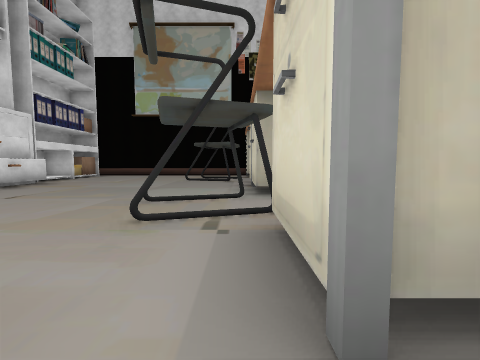
View 1 (above)

20 first-person views from a walk through a Unity game level. The camera is 1.2 m above the floor, tilts 4° down and sees 90° across. The floor is counted in squares, 2 m on a side. Each view is taken from the middle of a square. On the plan, view 1 faces up. The plan holds only what a view shows up to about 9 squares ahead; the rest is blank. The player is left out. Door leaves are left out, so doorways stand open. Some surface patterns are stand-ins.

View 2
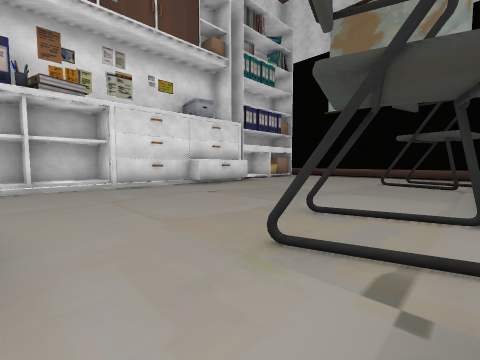

View 3
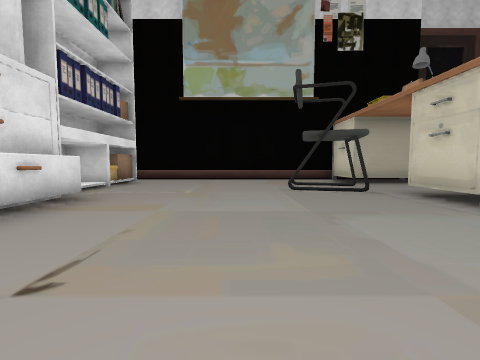

View 4
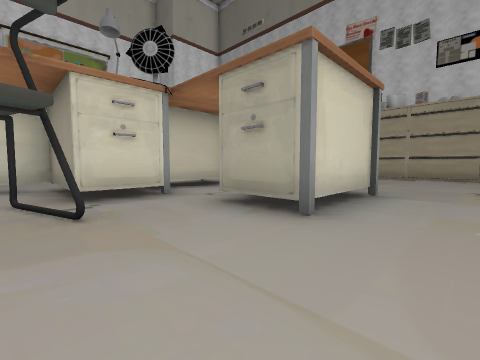

View 5
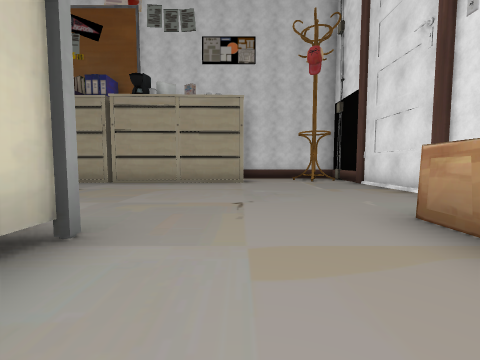

View 6
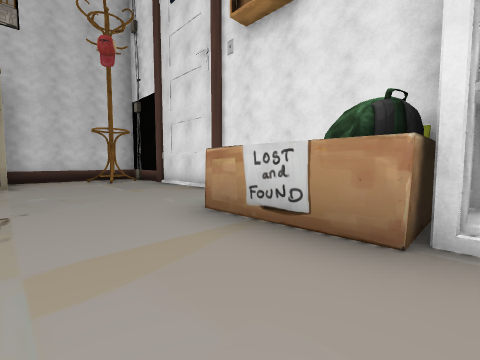

View 7
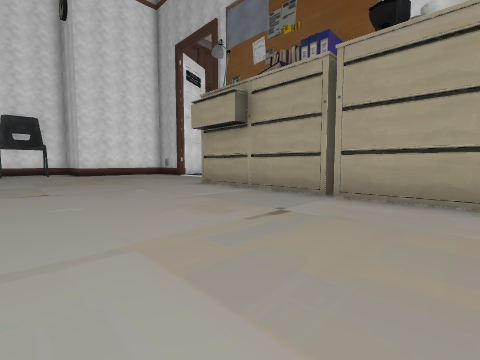

View 8
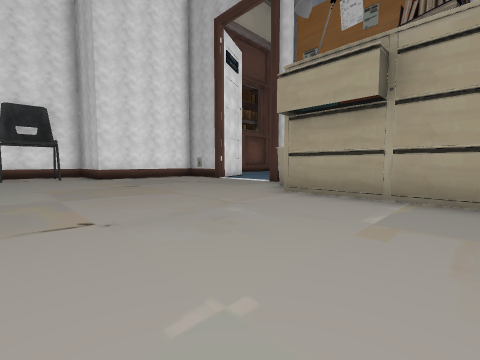

View 9
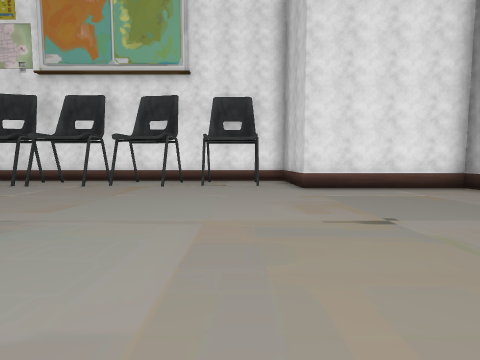

View 10
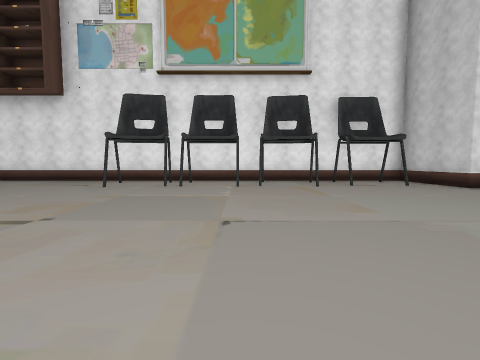

View 11
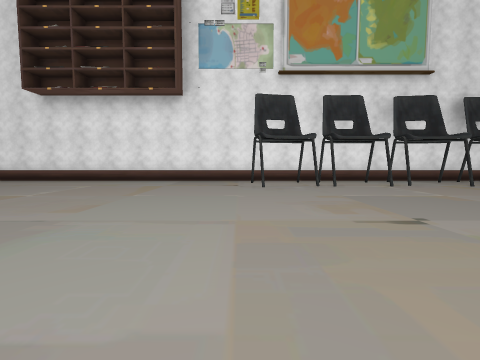

View 12
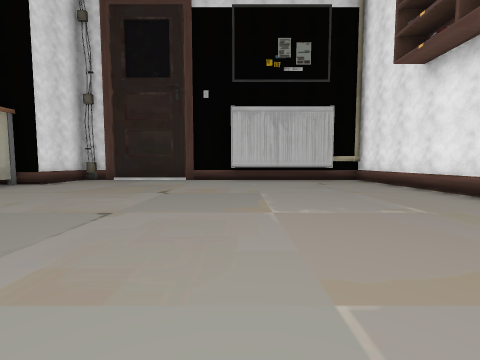

View 13
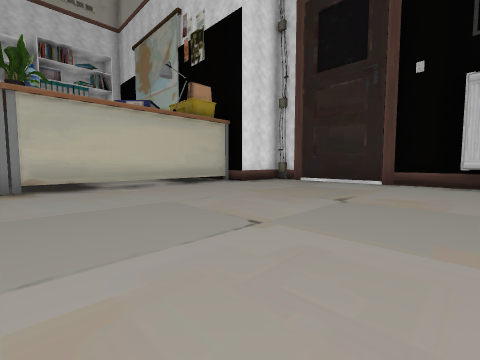

View 14
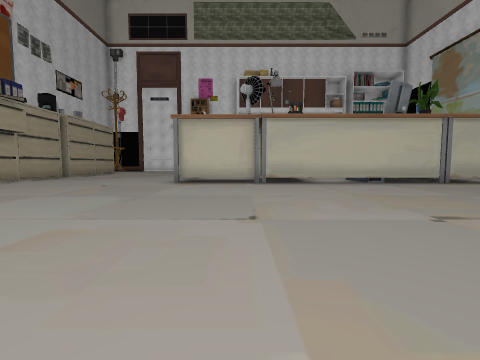

View 15
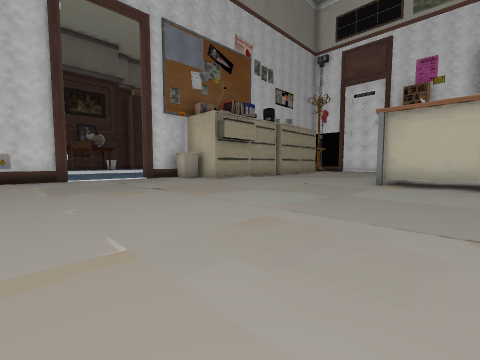

View 16
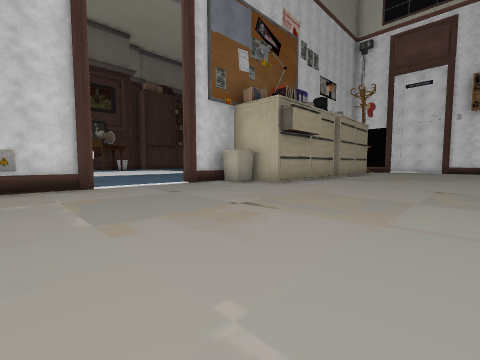

View 17
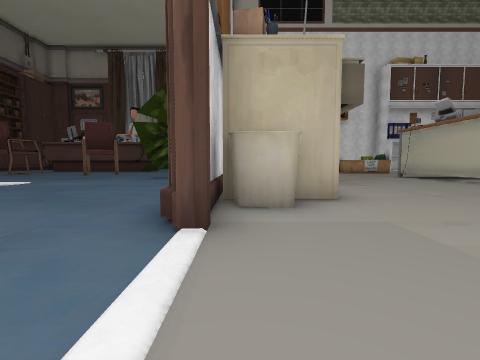

View 18
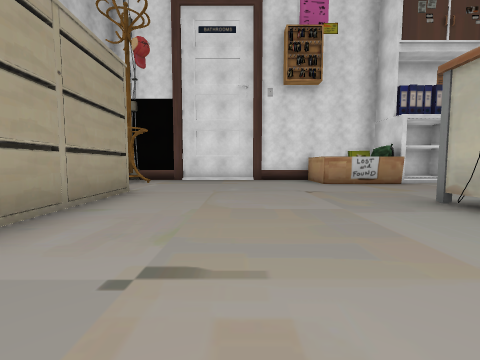

View 19
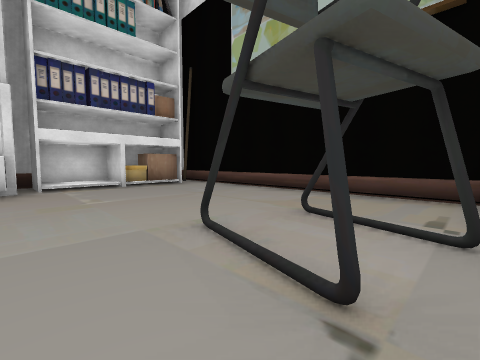

View 20
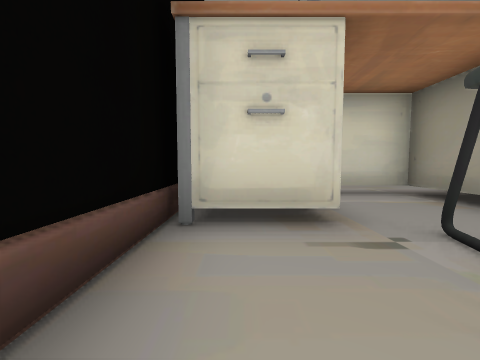

### Floor plan
Key: @ floor where view 1 was taken; # wall or solid block; x gap in a wall; . main floor; : floor 0.25 m higher than the main floor; D open door; = window, fence, low wall or low ledge; ^ raised ledge; T thing the floor can be seen under or through; O other object.
Columns run from 8 left of view 1 to 14 right of it. Each row starts with its distance up from view 1.
 14            ###########
 13            #..........^
 12  ###########..........^
 11  #.......##...........^
 10 ##.....O.##T..........^
  9 #:......O..T..........^
  8 #:......TTTT..........^
  7 #OO......# T..........^
  6  OO......##...........^
  5  OO.....###...........^
  4  OO....OO #T........O.^
  3  #......O =T.......O..^
  2  #D....O.##T.......O..^
  1  #D......##...........^
  0  #D...##@.#.........Ox
 -1 ###...##..#...........^
 -2 ###...#####........O.#
 -3 #...................O#
 -4 #.....................^
 -5 #.....................^
 -6 #..................###
 -7 #......O.O.O.......#
 -8 ##..#########......#
 -9 ###.#      ###....O#
-10   ###       .....###
-11          ........
-12        # ........
-13        ......
-14        .....
-15        ....
-16        ...
-17        ..

Positions as (right, up) in squares from view 1, and headings:
1: (0, 0), facing up
2: (0, 1), facing up-left
3: (-3, 3), facing up
4: (-4, 3), facing down-right
5: (-4, 0), facing down
6: (-4, 0), facing down-left
7: (-2, -3), facing down-right
8: (1, -3), facing down-right
9: (5, -4), facing right
10: (5, 0), facing right
11: (5, 4), facing right
12: (9, 5), facing up
13: (9, 6), facing up-left
14: (10, 0), facing left
15: (10, 0), facing down-left
16: (10, -3), facing down-left
17: (8, -9), facing left
18: (1, -5), facing left
19: (0, 7), facing up-left
20: (-2, 11), facing right
